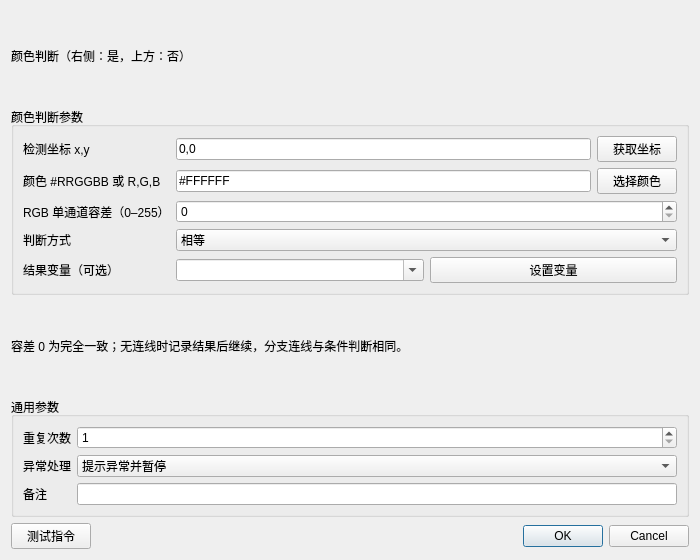
<?xml version="1.0" encoding="UTF-8"?>
<ui version="4.0"><class>InstructionEditor</class><widget class="QDialog" name="InstructionEditor">
<property name="windowTitle"><string>颜色判断</string></property>
<property name="geometry"><rect><x>0</x><y>0</y><width>700</width><height>560</height></rect></property>
<layout class="QVBoxLayout" name="rootLayout">
<item><widget class="QLabel" name="titleLabel"><property name="text"><string>颜色判断（右侧：是，上方：否）</string></property></widget></item>
<item><widget class="QGroupBox" name="parameterGroupBox"><property name="title"><string>颜色判断参数</string></property><layout class="QFormLayout" name="parameterFormLayout">
<item row="0" column="0"><widget class="QLabel" name="label0"><property name="text"><string>检测坐标 x,y</string></property></widget></item>
<item row="0" column="1"><layout class="QHBoxLayout" name="row0"><item><widget class="QLineEdit" name="parameter_0"><property name="text"><string>0,0</string></property></widget></item><item><widget class="QPushButton" name="auxiliary_0"><property name="text"><string>获取坐标</string></property></widget></item></layout></item>
<item row="1" column="0"><widget class="QLabel" name="label1"><property name="text"><string>颜色 #RRGGBB 或 R,G,B</string></property></widget></item>
<item row="1" column="1"><layout class="QHBoxLayout" name="row1"><item><widget class="QLineEdit" name="parameter_1"><property name="text"><string>#FFFFFF</string></property></widget></item><item><widget class="QPushButton" name="auxiliary_1"><property name="text"><string>选择颜色</string></property></widget></item></layout></item>
<item row="2" column="0"><widget class="QLabel" name="label2"><property name="text"><string>RGB 单通道容差（0–255）</string></property></widget></item>
<item row="2" column="1"><widget class="QSpinBox" name="parameter_2"><property name="maximum"><number>255</number></property></widget></item>
<item row="3" column="0"><widget class="QLabel" name="label3"><property name="text"><string>判断方式</string></property></widget></item>
<item row="3" column="1"><widget class="QComboBox" name="parameter_3"><item><property name="text"><string>相等</string></property></item><item><property name="text"><string>不相等</string></property></item></widget></item>
<item row="4" column="0"><widget class="QLabel" name="label4"><property name="text"><string>结果变量（可选）</string></property></widget></item>
<item row="4" column="1"><layout class="QHBoxLayout" name="row4"><item><widget class="QComboBox" name="parameter_4"><property name="editable"><bool>true</bool></property></widget></item><item><widget class="QPushButton" name="auxiliary_4"><property name="text"><string>设置变量</string></property></widget></item></layout></item>
</layout></widget></item>
<item><widget class="QLabel" name="hint"><property name="text"><string>容差 0 为完全一致；无连线时记录结果后继续，分支连线与条件判断相同。</string></property><property name="wordWrap"><bool>true</bool></property></widget></item>
<item><widget class="QGroupBox" name="commonGroupBox"><property name="title"><string>通用参数</string></property><layout class="QFormLayout" name="commonFormLayout">
<item row="0" column="0"><widget class="QLabel" name="repeatLabel"><property name="text"><string>重复次数</string></property></widget></item><item row="0" column="1"><widget class="QSpinBox" name="repeatSpinBox"><property name="minimum"><number>1</number></property><property name="maximum"><number>999999</number></property></widget></item>
<item row="1" column="0"><widget class="QLabel" name="errorLabel"><property name="text"><string>异常处理</string></property></widget></item><item row="1" column="1"><widget class="QComboBox" name="errorPolicyComboBox"><item><property name="text"><string>提示异常并暂停</string></property></item><item><property name="text"><string>提示异常并停止</string></property></item><item><property name="text"><string>自动跳过</string></property></item></widget></item>
<item row="2" column="0"><widget class="QLabel" name="noteLabel"><property name="text"><string>备注</string></property></widget></item><item row="2" column="1"><widget class="QLineEdit" name="noteEdit"/></item>
</layout></widget></item>
<item><layout class="QHBoxLayout" name="footer"><item><widget class="QPushButton" name="testButton"><property name="text"><string>测试指令</string></property></widget></item><item><widget class="QDialogButtonBox" name="buttonBox"><property name="standardButtons"><set>QDialogButtonBox::Cancel|QDialogButtonBox::Ok</set></property></widget></item></layout></item>
</layout></widget><resources/><connections/></ui>
